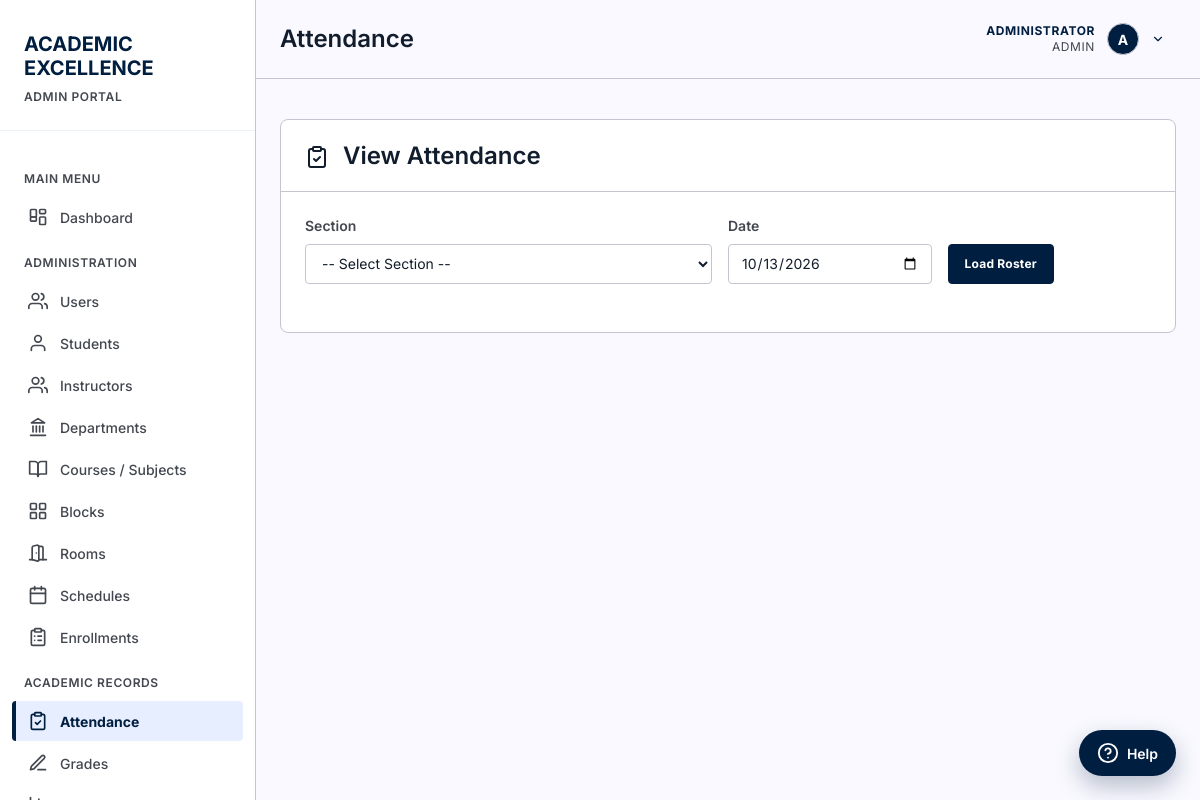
The page /pages/attendance.php (signed in) on the database its author committed.
### tables this page shows
CREATE TABLE "users" (
                    id INTEGER PRIMARY KEY AUTOINCREMENT,
                    username TEXT NOT NULL UNIQUE,
                    password TEXT NOT NULL,
                    full_name TEXT NOT NULL,
                    email TEXT UNIQUE,
                    role TEXT NOT NULL DEFAULT 'student' CHECK(role IN ('admin', 'instructor', 'student')),
                    is_active INTEGER NOT NULL DEFAULT 1 CHECK(is_active IN (0, 1)),
                    last_login_at DATETIME,
                    created_at DATETIME NOT NULL DEFAULT CURRENT_TIMESTAMP,
                    updated_at DATETIME NOT NULL DEFAULT CURRENT_TIMESTAMP
                );

### includes/auth.php (called while the page is built, shortened)
<?php
function currentUser() {
    static $user = false;
    if ($user === false) {
        $db = getDB();
        $stmt = $db->prepare("SELECT * FROM users WHERE id = :id AND is_active = 1");
        $stmt->execute([':id' => (int) $_SESSION['user_id']]);
        $user = $stmt->fetch() ?: null;
    }
    return $user;
}
function isLoggedIn() {
    return currentUser() !== null;
}
function requireLogin() {
    if (!isLoggedIn()) {
        header('Location: ' . baseUrl() . 'login.php');
        exit();
    }
}
function requireRole(...$roles) {
    requireLogin();
    $user = currentUser();
}
function currentInstructor() {
    $user = currentUser();
    if (!$user || $user['role'] !== 'instructor') {
        return null;
    }
    static $instructor = false;
    return $instructor;
}
function roleLabel($role) {
    return [
        'admin'      => 'Admin',
        'instructor' => 'Teacher',
        'student'    => 'Student'
    ][$role] ?? ucfirst((string) $role);
}

### includes/functions.php (called while the page is built, shortened)
<?php
require_once __DIR__ . '/auth.php';
require_once __DIR__ . '/icons.php';
function sanitize($input) {
    return htmlspecialchars(trim($input), ENT_QUOTES, 'UTF-8');
}

### pages/attendance.php (the view, shortened to what this page needs)
<?php
require_once '../includes/functions.php';
requireRole('admin', 'instructor');
$user = currentUser();
$canRecord = ($user['role'] === 'instructor');
$date = sanitize($_GET['date'] ?? $_POST['date'] ?? date('Y-m-d'));
$pageTitle = 'Attendance';
include '../includes/header.php';
?>
<main>
    <div class="card">
        <div class="card-header" style="display: flex; justify-content: space-between; align-items: center;">
            <h2><?php echo icon('clipboard-check', 24); ?> <?php echo $canRecord ? 'Record Attendance' : 'View Attendance'; ?></h2>
        </div>
        <div style="padding: 24px;">
            <form method="GET" class="form-row" style="align-items: flex-end;">
                <div class="form-group" style="flex: 2;">
                    <label>Section</label>
                    <select name="section_id" class="form-control" required>
                        <option value="">-- Select Section --</option>
                    </select>
                </div>
                <div class="form-group">
                    <label>Date</label>
                    <input type="date" name="date" class="form-control" value="<?php echo htmlspecialchars($date); ?>" required>
                </div>
                <div class="form-group">
                    <button type="submit" class="btn btn-primary">Load Roster</button>
                </div>
            </form>
        </div>
    </div>
</main>
<?php include '../includes/footer.php'; ?>

### includes/header.php (shortened to what this page needs)
<?php
require_once __DIR__ . '/functions.php';
$currentPage = basename($_SERVER['PHP_SELF'], '.php');
$assetPrefix = $currentPage === 'index' ? '' : '../';
$user = currentUser();
$role = $user['role'];
$fullName = $user['full_name'];
$roleLabel = roleLabel($role);
$avatarLetter = strtoupper(substr($fullName, 0, 1));
?>
<!DOCTYPE html>
<html lang="en">
<head>
    <link rel="stylesheet" href="<?php echo $assetPrefix; ?>assets/css/style.css">
</head>
<body>
    <aside class="sidebar">
        <div class="sidebar-header">
            <h1>
                <span class="red">ACADEMIC</span><br>
                <span class="white">EXCELLENCE</span>
            </h1>
            <span class="portal-label"><?php echo strtoupper($roleLabel); ?> PORTAL</span>
        </div>
        <nav class="sidebar-menu">
            <div class="menu-category">Main Menu</div>
            <a href="<?php echo $assetPrefix; ?>index.php" class="menu-item <?php echo $currentPage === 'index' ? 'active' : ''; ?>">
                <span class="icon"><?php echo icon('dashboard'); ?></span>
                Dashboard
            </a>
            <?php if ($role === 'admin'): ?>
                <div class="menu-category">Administration</div>
                <a href="<?php echo $assetPrefix; ?>pages/users.php" class="menu-item <?php echo $currentPage === 'users' ? 'active' : ''; ?>">
                    <span class="icon"><?php echo icon('users'); ?></span>
                    Users
                </a>
                <a href="<?php echo $assetPrefix; ?>pages/students.php" class="menu-item <?php echo $currentPage === 'students' ? 'active' : ''; ?>">
                    <span class="icon"><?php echo icon('user'); ?></span>
                    Students
                </a>
                <a href="<?php echo $assetPrefix; ?>pages/instructors.php" class="menu-item <?php echo $currentPage === 'instructors' ? 'active' : ''; ?>">
                    <span class="icon"><?php echo icon('users'); ?></span>
                    Instructors
                </a>
                <a href="<?php echo $assetPrefix; ?>pages/departments.php" class="menu-item <?php echo $currentPage === 'departments' ? 'active' : ''; ?>">
                    <span class="icon"><?php echo icon('landmark'); ?></span>
                    Departments
                </a>
                <a href="<?php echo $assetPrefix; ?>pages/manage-subjects.php" class="menu-item <?php echo $currentPage === 'manage-subjects' ? 'active' : ''; ?>">
                    <span class="icon"><?php echo icon('book-open'); ?></span>
                    Courses / Subjects
                </a>
                <a href="<?php echo $assetPrefix; ?>pages/blocks.php" class="menu-item <?php echo $currentPage === 'blocks' ? 'active' : ''; ?>">
                    <span class="icon"><?php echo icon('grid'); ?></span>
                    Blocks
                </a>
                <a href="<?php echo $assetPrefix; ?>pages/rooms.php" class="menu-item <?php echo $currentPage === 'rooms' ? 'active' : ''; ?>">
                    <span class="icon"><?php echo icon('door'); ?></span>
                    Rooms
                </a>
                <a href="<?php echo $assetPrefix; ?>pages/schedules.php" class="menu-item <?php echo $currentPage === 'schedules' ? 'active' : ''; ?>">
                    <span class="icon"><?php echo icon('calendar'); ?></span>
                    Schedules
                </a>
                <a href="<?php echo $assetPrefix; ?>pages/enrollments.php" class="menu-item <?php echo $currentPage === 'enrollments' ? 'active' : ''; ?>">
                    <span class="icon"><?php echo icon('clipboard-list'); ?></span>
                    Enrollments
                </a>
                <div class="menu-category">Academic Records</div>
                <a href="<?php echo $assetPrefix; ?>pages/attendance.php" class="menu-item <?php echo $currentPage === 'attendance' ? 'active' : ''; ?>">
                    <span class="icon"><?php echo icon('clipboard-check'); ?></span>
                    Attendance
                </a>
                <a href="<?php echo $assetPrefix; ?>pages/grades.php" class="menu-item <?php echo $currentPage === 'grades' ? 'active' : ''; ?>">
                    <span class="icon"><?php echo icon('pen-line'); ?></span>
                    Grades
                </a>
                <a href="<?php echo $assetPrefix; ?>pages/reports.php" class="menu-item <?php echo $currentPage === 'reports' ? 'active' : ''; ?>">
                    <span class="icon"><?php echo icon('bar-chart'); ?></span>
                </a>
            <?php endif; ?>
        </nav>
    </aside>
    <div class="main-content">
        <header class="top-header">
            <h1 class="page-title"><?php echo $pageTitle ?? 'Dashboard'; ?></h1>
            <div class="user-info">
                <div class="user-menu">
                    <button class="user-menu-toggle" type="button" aria-haspopup="true" aria-expanded="false">
                        <div class="user-meta">
                            <span class="user-name"><?php echo htmlspecialchars($fullName); ?></span>
                            <span class="user-role"><?php echo $roleLabel; ?></span>
                        </div>
                        <div class="user-avatar"><?php echo $avatarLetter; ?></div>
                        <?php echo icon('chevron-down', 14); ?>
                    </button>
                </div>
            </div>
        </header>
        <div class="page-content">

### rows shown on the page
users: role "ADMIN", full_name "ADMINISTRATOR", full_name "A"

### other values the page prints
$pageTitle "Attendance"
